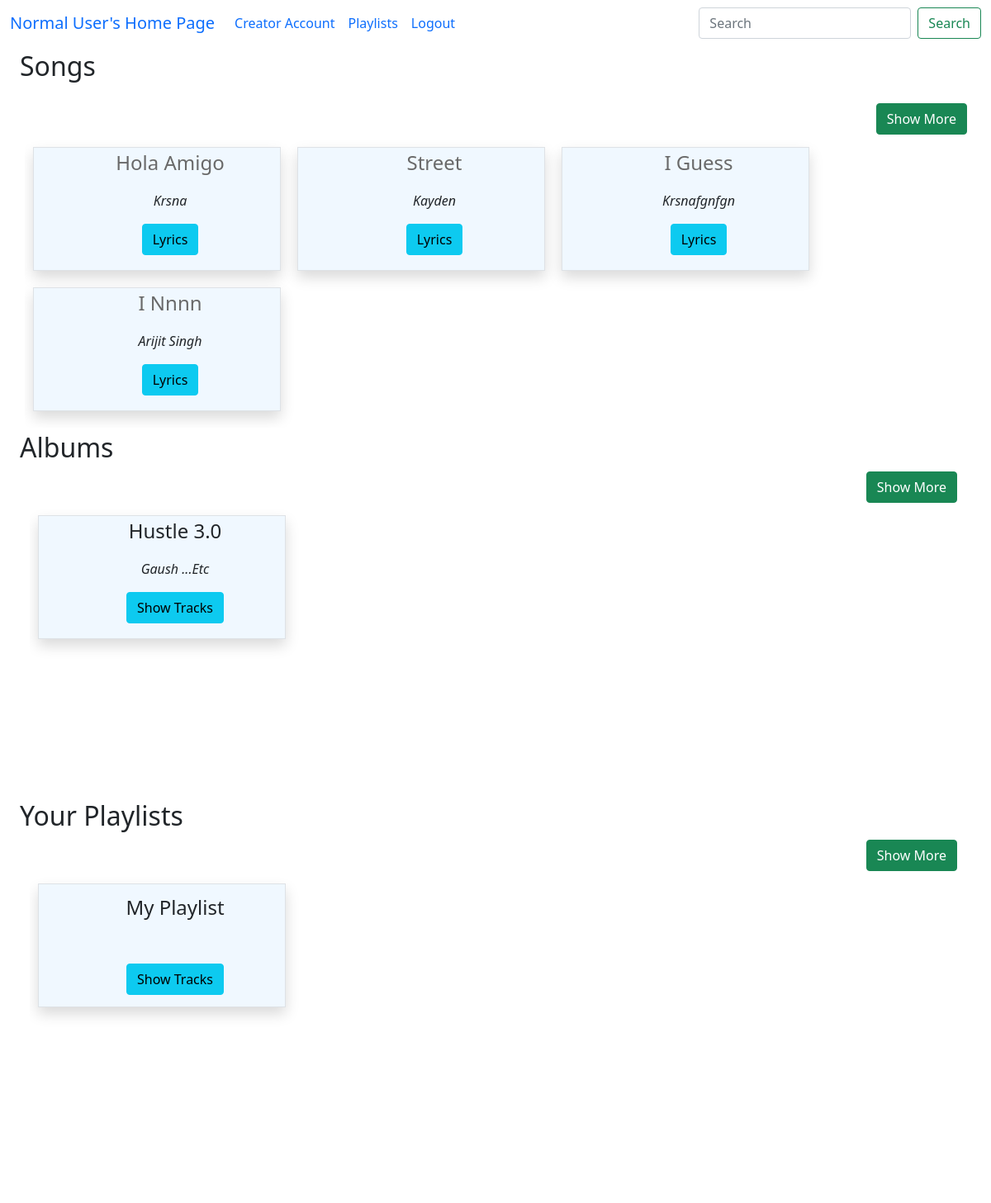
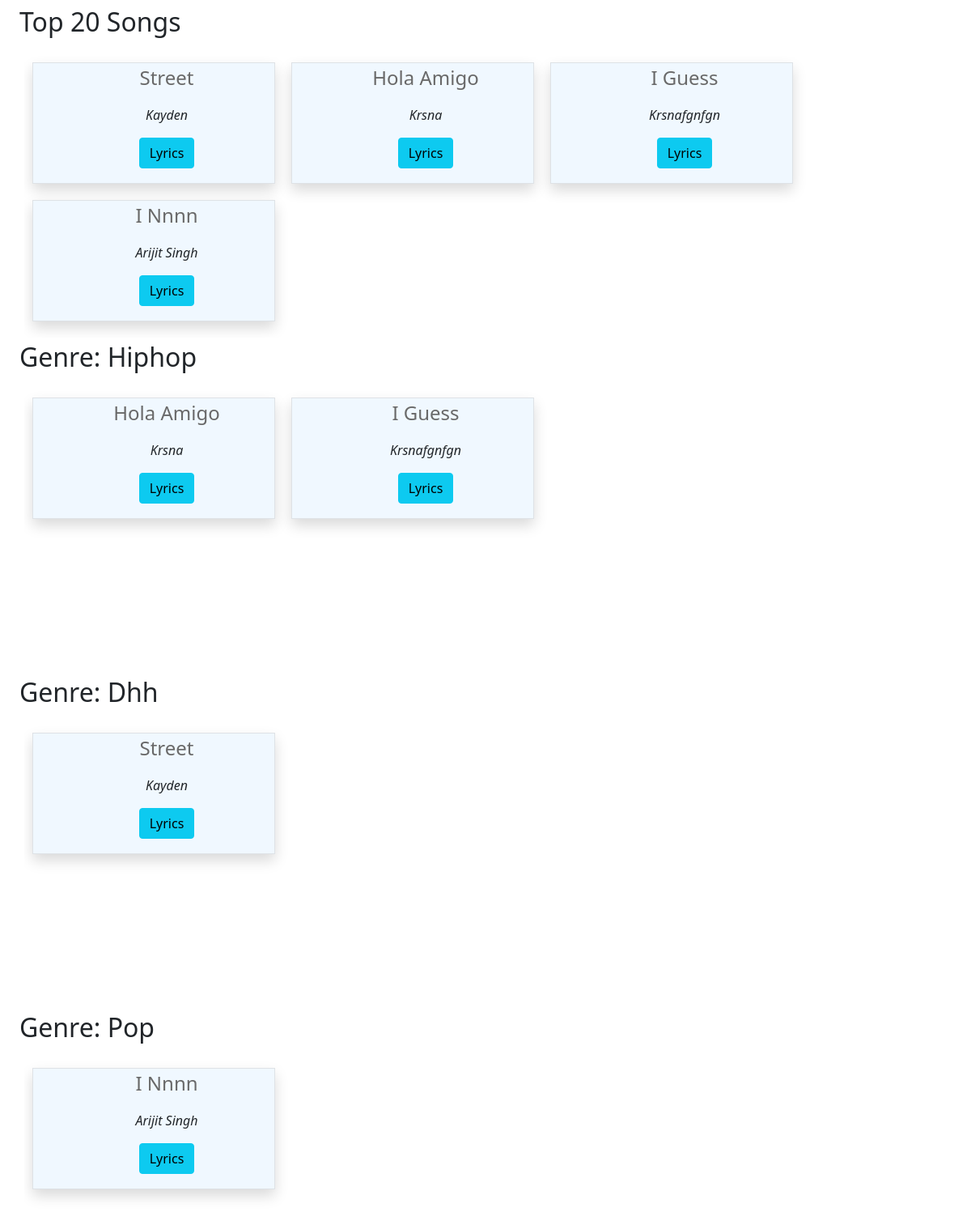
Page /home/1 on the earlier database version (2 pictures, top to bottom).
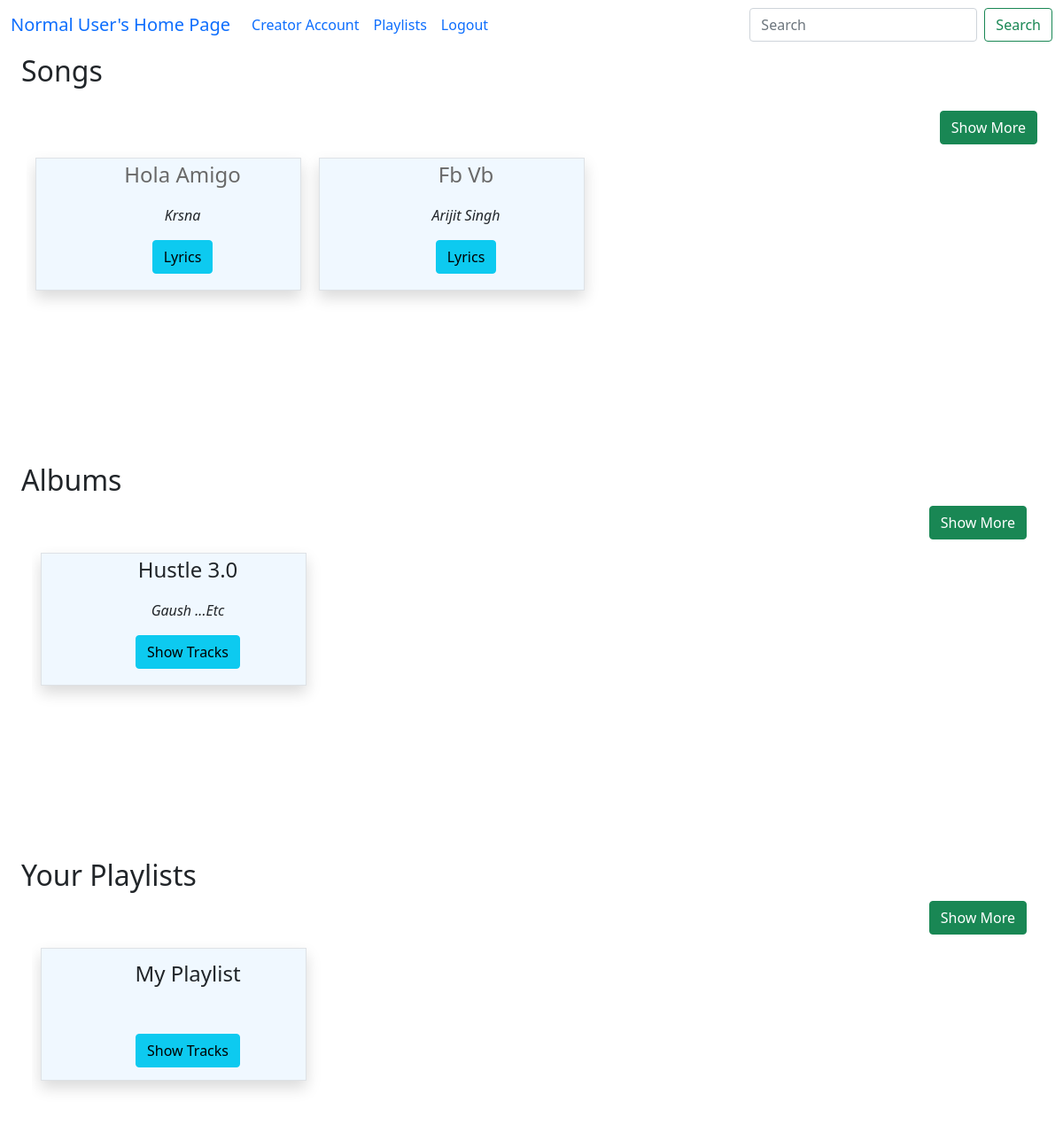
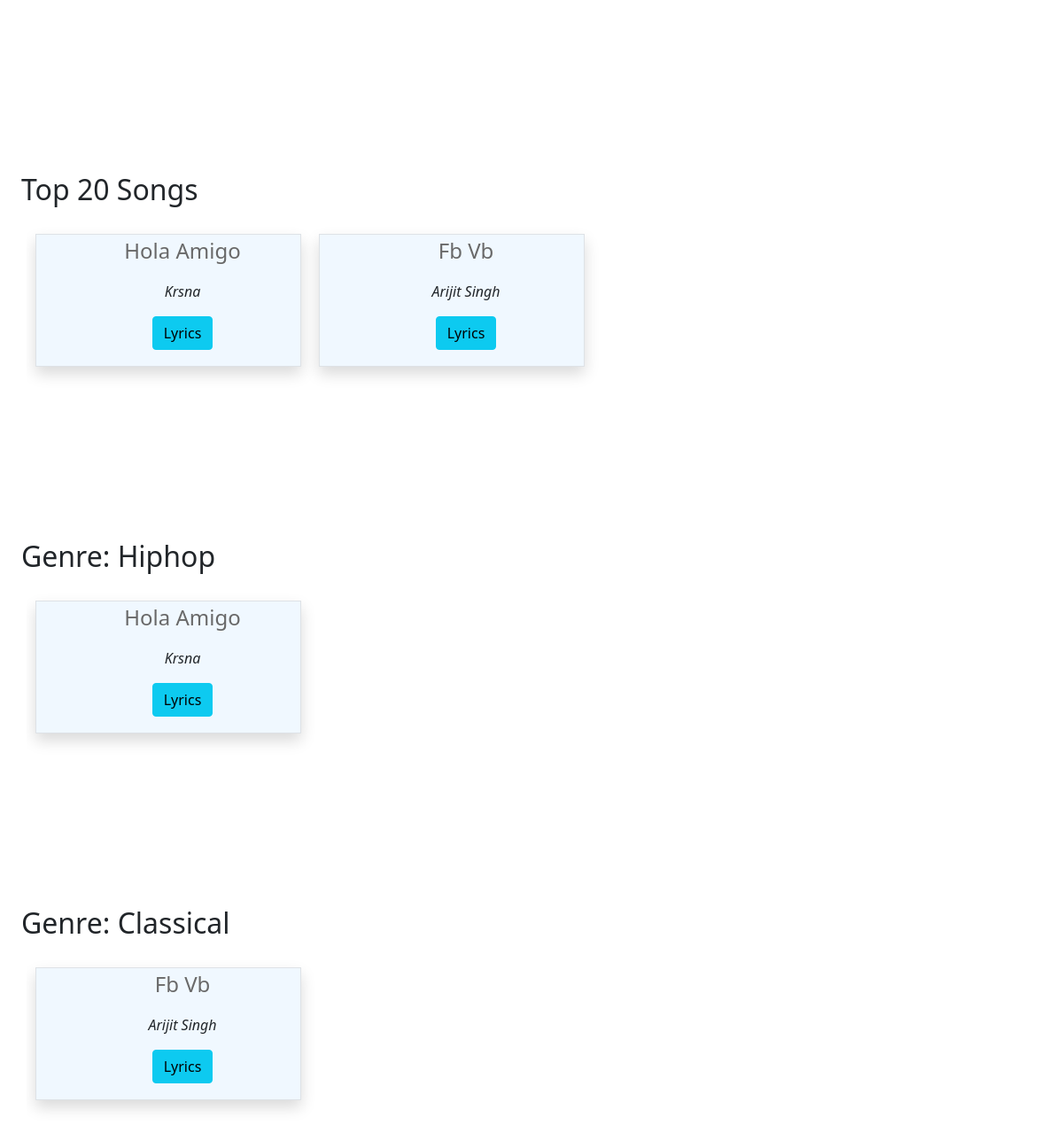
Same page on the later database version (2 pictures, top to bottom).
### model1.py (models this page shows, shortened)
class Song(db.Model):
    song_id = db.Column(db.Integer, primary_key=True)
    song_name = db.Column(db.String(100), nullable=False)
    song_artist = db.Column(db.String(100))
    song_language = db.Column(db.String(30))
    song_genre = db.Column(db.String(50))
    song_lyrics = db.Column(db.Text())   # variable string size
    song_duration = db.Column(db.Integer)  # in seconds
    release_date = db.Column(db.String(20))
    creator_id = db.Column(db.Integer, db.ForeignKey("user.user_id"), nullable=False)
    album_id = db.Column(db.Integer, db.ForeignKey("album.album_id") ,default=None)
    song_path = db.Column(db.String(255),default=None)
    song_thumbnail = db.Column(db.String(255),default=None)
    song_play_count = db.Column(db.Integer, default=0)
    song_flag = db.Column(db.Boolean,default=False)
    song_avg_rating = db.Column(db.Float(), default=0) # included later during devlopement
    creator = db.relationship("User", backref="songs")
    ratings= db.relationship("Rating",backref="song",cascade="all, delete")

class Album(db.Model):
    album_id = db.Column(db.Integer, primary_key=True)
    album_name = db.Column(db.String(100), nullable=False)
    album_genre = db.Column(db.String(50))
    album_artist = db.Column(db.String(100))
    creator_id = db.Column(db.Integer, db.ForeignKey("user.user_id"))
    album_thumbnail = db.Column(db.String(255))
    album_flag = db.Column(db.Boolean,default=False)
    songs = db.relationship("Song", backref="albums",cascade="all, delete")
    creator = db.relationship("User", backref="albums")

class Playlist(db.Model):
    playlist_id = db.Column(db.Integer, primary_key=True)
    playlist_name = db.Column(db.String(100), nullable=False)
    user_id = db.Column(db.Integer, db.ForeignKey("user.user_id"), nullable=False)
    playlist_songs = db.relationship("Playlist_Songs", backref="playlist",cascade="all, delete")
    user = db.relationship("User", backref="playlists")

### app.py (the view)
@app.route("/home/<int:u_id>", methods=["GET", "POST"])
def home_page(u_id):
    songs = Song.query.filter(Song.song_flag==False).all()
    albums = Album.query.filter(Album.album_flag==False).all()
    playlists=Playlist.query.all()
    user = User.query.get(u_id)
    song_genres = Song.query.with_entities(Song.song_genre).distinct().filter(Song.song_flag==False).all()
    song_genre_list = [genre[0] for genre in song_genres]
    top_songs = Song.query.order_by(Song.song_play_count.desc()).limit(20).all()
    if user.isloggedin:
        return render_template("home.html", songs=songs, albums=albums, user=user,playlists=playlists,song_genres=song_genre_list,top_songs=top_songs)
    else:
        return redirect("/")

### app.py (called while the page is built)
@app.context_processor
def search_processor():
    return {'searched': request.form.get("searched")}

### templates/home.html (shortened to what the changed rows need)
<!doctype html>
<html lang="en">
<head>
    <link href="https://cdn.jsdelivr.net/npm/bootstrap@5.0.2/dist/css/bootstrap.min.css" rel="stylesheet"
>
</head>
<body>
    {% extends "general_user_navbar.html" %}
    {% block content %}
    <div class="container-fluid">
        {% if songs|length == 0 %}
        <h2 class="text-center fs-3">No Songs Available</h2>
        {% else %}
        <div class="container-fluid ">
            <div class=" songs container text-center " id="songs">
                <div class="row row-cols-4">
                    {% for song in songs %}
                    <div id="song" class="col text-center border border-primary-subtle shadow"
                        style="text-transform: capitalize; ">
                        <ul type="none">
                            <li>
                                <p class="fs-4 fw-semibold"><a href="/play_song/{{user.user_id}}/{{song.song_id}}"
                                        style="text-decoration: none; color:dimgrey;"
                                        onmouseover="this.style.color='black'"
                                        onmouseout="this.style.color='dimgrey'">{{song.song_name}}</a></p>
                            </li>
                            <li>
                                <p class="fs-6 fw-semibold fst-italic">{{song.song_artist}}</p>
                            </li>
                            <li style="margin: 10px;"><a class="btn btn btn-info"
                                    href="/user_song_lyrics/{{user.user_id}}/{{song.song_id}}" type="button">Lyrics</a>
                            </li>
                        </ul>
                    </div>
                    {% endfor %}
                </div>
            </div>
        </div>
        <div class="container-fluid">
            <div id="albums" class="container-fluid" style="text-transform: capitalize">
                {% if albums|length == 0 %}
                <h2 class="text-center">No album Available</h2>
                {% else %}
                <div class="albums container text-center">
                    <div class="row row-cols-4">
                        {% for album in albums %}
                        <div id="album" class="col  border border-primary-subtle shadow">
                            <ul type="none">
                                <li>
                                    <p class="fs-4 fw-semibold">{{album.album_name}}</p>
                                </li>
                                <li>
                                    <p class="fs-6 fw-semibold fst-italic">{{album.album_artist}}</p>
                                </li>
                                <li style="margin: 10px;"> <a class="btn btn-info"
                                        href="/album_songs/{{user.user_id}}/{{album.album_id}}" role="button">Show
                                        Tracks</a></li>
                            </ul>
                        </div>
                        {% endfor %}
                    </div>
                </div>
            </div>
            {% endif %}
        </div>
        {% if playlists|length == 0 %}
        <!-- <div style="text-align:center ; padding:20px;">
            <h2>No playlist Available</h2>
            <a class="btn btn-primary" href="/add_playlist/{{user.user_id}}">add a playlist</a>
        </div> -->
        {% else %}
        <div class="container-fluid">
            <div id="playlists" class="container-fluid" style="text-transform: capitalize">
                <div class="playlists container text-center">
                    <div class="row row-cols-4">
                        {% for playlist in playlists %}
                        <div id="album" class="col  border border-primary-subtle shadow">
                            <ul type="none">
                                <li style="margin: 10px;">
                                    <p class="fs-4 fw-semibold">{{playlist.playlist_name}}</p>
                                </li>
                                <li style="margin: 50px;"> <a class="btn btn-info"
                                        href="/playlist_songs/{{user.user_id}}/{{playlist.playlist_id}}"
                                        role="button">Show Tracks</a></li>
                            </ul>
                        </div>
                        {% endfor %}
                    </div>
                </div>
            </div>
            {% endif %}
        </div>
        <div class="container-fluid ">
            <div class=" songs container text-center " id="songs">
                <div class="row row-cols-4">
                    {% for song in top_songs %}
                    <div id="song" class="col text-center border border-primary-subtle shadow"
                        style="text-transform: capitalize; ">
                        <ul type="none">
                            <li>
                                <p class="fs-4 fw-semibold"><a href="/play_song/{{user.user_id}}/{{song.song_id}}"
                                        style="text-decoration: none; color:dimgrey;"
                                        onmouseover="this.style.color='black'"
                                        onmouseout="this.style.color='dimgrey'">{{song.song_name}}</a></p>
                            </li>
                            <li>
                                <p class="fs-6 fw-semibold fst-italic">{{song.song_artist}}</p>
                            </li>
                            <li style="margin: 10px;"><a class="btn btn btn-info"
                                    href="/user_song_lyrics/{{user.user_id}}/{{song.song_id}}" type="button">Lyrics</a>
                            </li>
                        </ul>
                    </div>
                    {% endfor %}
                </div>
            </div>
        </div>
        {% for genre in song_genres %}
        <div class="container-fluid ">
            <p class="fs-2 fw-semibold">genre: {{genre}}</p>
            <div class=" songs container text-center " id="songs">
                <div class="row row-cols-4">
                    {% for song in songs %}
                    {% if song.song_genre == genre %}
                    <div id="song" class="col text-center border border-primary-subtle shadow"
                        style="text-transform: capitalize; ">
                        <ul type="none">
                            <li>
                                <p class="fs-4 fw-semibold"><a href="/play_song/{{user.user_id}}/{{song.song_id}}"
                                        style="text-decoration: none; color:dimgrey;"
                                        onmouseover="this.style.color='black'"
                                        onmouseout="this.style.color='dimgrey'">{{song.song_name}}</a></p>
                            </li>
                            <li>
                                <p class="fs-6 fw-semibold fst-italic">{{song.song_artist}}</p>
                            </li>
                            <li style="margin: 10px;"><a class="btn btn btn-info"
                                    href="/user_song_lyrics/{{user.user_id}}/{{song.song_id}}" type="button">Lyrics</a>
                            </li>
                        </ul>
                    </div>
                    {% endif %}
                    {% endfor %}
                </div>
            </div>
        </div>
        {% endfor %}
        {% endif %}
    </div>
    {% endblock %}

Differences in the rows shown:
removed Song: song_name "Street", song_artist "Kayden"
removed Song: song_name "I Guess", song_artist "Krsnafgnfgn"
removed Song: song_name "I Nnnn", song_artist "Arijit Singh"
added Song: song_name "Fb Vb", song_artist "Arijit Singh"
Other differences:
new list line: "Genre: Classical"
list line gone: "Genre: Dhh"
list line gone: "Genre: Pop"
